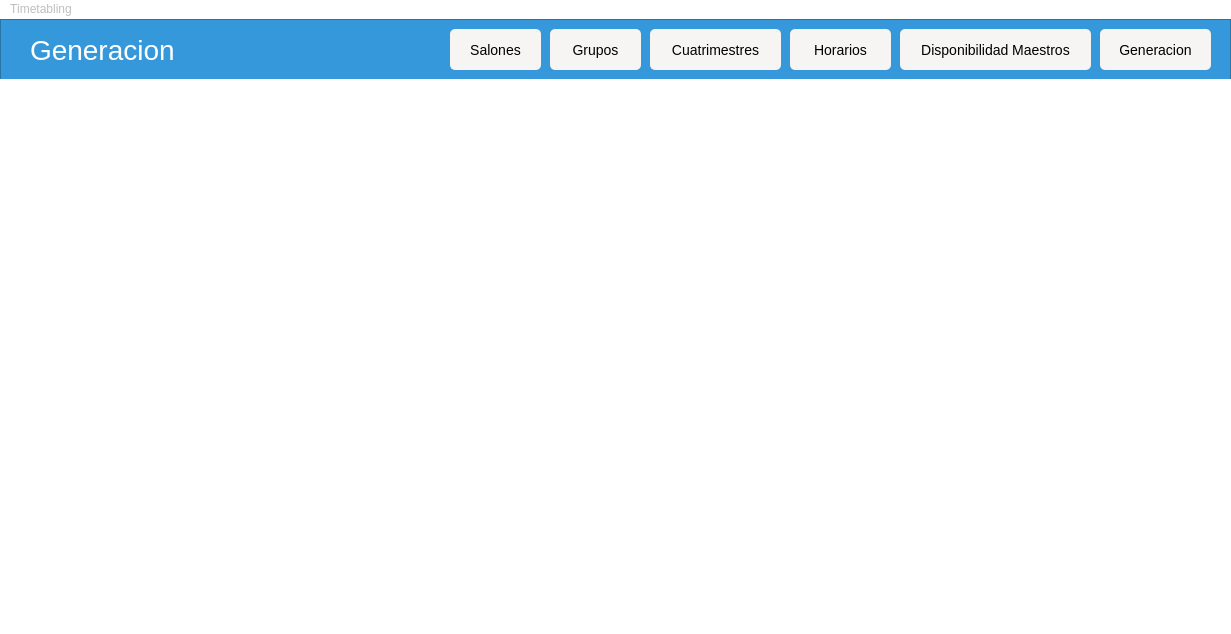
<?xml version="1.0" encoding="UTF-8"?>
<ui version="4.0">
 <class>MainWindow</class>
 <widget class="QMainWindow" name="MainWindow">
  <property name="geometry">
   <rect>
    <x>0</x>
    <y>0</y>
    <width>1231</width>
    <height>634</height>
   </rect>
  </property>
  <property name="windowTitle">
   <string>MainWindow</string>
  </property>
  <property name="styleSheet">
   <string notr="true">background-color: white;</string>
  </property>
  <widget class="QWidget" name="centralwidget">
   <widget class="QFrame" name="navegation">
    <property name="geometry">
     <rect>
      <x>0</x>
      <y>0</y>
      <width>1231</width>
      <height>61</height>
     </rect>
    </property>
    <property name="autoFillBackground">
     <bool>false</bool>
    </property>
    <property name="styleSheet">
     <string notr="true">background-color: #3498db; 
color: black;
font-weight: semi-bold;       
font-size: 14px;</string>
    </property>
    <property name="frameShape">
     <enum>QFrame::Shape::StyledPanel</enum>
    </property>
    <property name="frameShadow">
     <enum>QFrame::Shadow::Raised</enum>
    </property>
    <widget class="QPushButton" name="generationButton">
     <property name="geometry">
      <rect>
       <x>1100</x>
       <y>10</y>
       <width>111</width>
       <height>41</height>
      </rect>
     </property>
     <property name="cursor">
      <cursorShape>PointingHandCursor</cursorShape>
     </property>
     <property name="autoFillBackground">
      <bool>false</bool>
     </property>
     <property name="styleSheet">
      <string notr="true">/* Estado Normal */
QPushButton {
    background-color: rgb(246, 245, 244);
    color: black;
    border-radius: 5px;
    padding: 5px;
}

/* Estado Hover (Cuando pasas el mouse) */
QPushButton:hover {
    background-color: rgb(153, 193, 241); /* Se pone verde */
}

/* Estado Pressed (Cuando haces clic) */
QPushButton:pressed {
    background-color: rgb(98, 160, 234);
} </string>
     </property>
     <property name="text">
      <string>Generacion</string>
     </property>
    </widget>
    <widget class="QPushButton" name="teacherDisponibilityButton">
     <property name="geometry">
      <rect>
       <x>900</x>
       <y>10</y>
       <width>191</width>
       <height>41</height>
      </rect>
     </property>
     <property name="cursor">
      <cursorShape>PointingHandCursor</cursorShape>
     </property>
     <property name="autoFillBackground">
      <bool>false</bool>
     </property>
     <property name="styleSheet">
      <string notr="true">/* Estado Normal */
QPushButton {
    background-color: rgb(246, 245, 244);
    color: black;
    border-radius: 5px;
    padding: 5px;
}

/* Estado Hover (Cuando pasas el mouse) */
QPushButton:hover {
    background-color: rgb(153, 193, 241); /* Se pone verde */
}

/* Estado Pressed (Cuando haces clic) */
QPushButton:pressed {
    background-color: rgb(98, 160, 234);
} </string>
     </property>
     <property name="text">
      <string>Disponibilidad Maestros</string>
     </property>
    </widget>
    <widget class="QPushButton" name="schedulesButton">
     <property name="geometry">
      <rect>
       <x>790</x>
       <y>10</y>
       <width>101</width>
       <height>41</height>
      </rect>
     </property>
     <property name="cursor">
      <cursorShape>PointingHandCursor</cursorShape>
     </property>
     <property name="autoFillBackground">
      <bool>false</bool>
     </property>
     <property name="styleSheet">
      <string notr="true">/* Estado Normal */
QPushButton {
    background-color: rgb(246, 245, 244);
    color: black;
    border-radius: 5px;
    padding: 5px;
}

/* Estado Hover (Cuando pasas el mouse) */
QPushButton:hover {
    background-color: rgb(153, 193, 241); /* Se pone verde */
}

/* Estado Pressed (Cuando haces clic) */
QPushButton:pressed {
    background-color: rgb(98, 160, 234);
} </string>
     </property>
     <property name="text">
      <string>Horarios</string>
     </property>
    </widget>
    <widget class="QPushButton" name="cuatrimestresButton">
     <property name="geometry">
      <rect>
       <x>650</x>
       <y>10</y>
       <width>131</width>
       <height>41</height>
      </rect>
     </property>
     <property name="cursor">
      <cursorShape>PointingHandCursor</cursorShape>
     </property>
     <property name="autoFillBackground">
      <bool>false</bool>
     </property>
     <property name="styleSheet">
      <string notr="true">/* Estado Normal */
QPushButton {
    background-color: rgb(246, 245, 244);
    color: black;
    border-radius: 5px;
    padding: 5px;
}

/* Estado Hover (Cuando pasas el mouse) */
QPushButton:hover {
    background-color: rgb(153, 193, 241); /* Se pone verde */
}

/* Estado Pressed (Cuando haces clic) */
QPushButton:pressed {
    background-color: rgb(98, 160, 234);
} </string>
     </property>
     <property name="text">
      <string>Cuatrimestres</string>
     </property>
     <property name="autoDefault">
      <bool>false</bool>
     </property>
     <property name="default">
      <bool>false</bool>
     </property>
    </widget>
    <widget class="QPushButton" name="groupButton">
     <property name="geometry">
      <rect>
       <x>550</x>
       <y>10</y>
       <width>91</width>
       <height>41</height>
      </rect>
     </property>
     <property name="cursor">
      <cursorShape>PointingHandCursor</cursorShape>
     </property>
     <property name="autoFillBackground">
      <bool>false</bool>
     </property>
     <property name="styleSheet">
      <string notr="true">/* Estado Normal */
QPushButton {
    background-color: rgb(246, 245, 244);
    color: black;
    border-radius: 5px;
    padding: 5px;
}

/* Estado Hover (Cuando pasas el mouse) */
QPushButton:hover {
    background-color: rgb(153, 193, 241); /* Se pone verde */
}

/* Estado Pressed (Cuando haces clic) */
QPushButton:pressed {
    background-color: rgb(98, 160, 234);
} </string>
     </property>
     <property name="text">
      <string>Grupos</string>
     </property>
    </widget>
    <widget class="QPushButton" name="salonesButton">
     <property name="geometry">
      <rect>
       <x>450</x>
       <y>10</y>
       <width>91</width>
       <height>41</height>
      </rect>
     </property>
     <property name="cursor">
      <cursorShape>PointingHandCursor</cursorShape>
     </property>
     <property name="autoFillBackground">
      <bool>false</bool>
     </property>
     <property name="styleSheet">
      <string notr="true">/* Estado Normal */
QPushButton {
    background-color: rgb(246, 245, 244);
    color: black;
    border-radius: 5px;
    padding: 5px;
}

/* Estado Hover (Cuando pasas el mouse) */
QPushButton:hover {
    background-color: rgb(153, 193, 241); /* Se pone verde */
}

/* Estado Pressed (Cuando haces clic) */
QPushButton:pressed {
    background-color: rgb(98, 160, 234);
} </string>
     </property>
     <property name="text">
      <string>Salones</string>
     </property>
    </widget>
    <widget class="QLabel" name="sectionTitle">
     <property name="geometry">
      <rect>
       <x>30</x>
       <y>10</y>
       <width>151</width>
       <height>41</height>
      </rect>
     </property>
     <property name="styleSheet">
      <string notr="true">font-size: 28px;
color: white;</string>
     </property>
     <property name="text">
      <string>Generacion</string>
     </property>
    </widget>
   </widget>
   <widget class="QStackedWidget" name="stackedWidget">
    <property name="geometry">
     <rect>
      <x>0</x>
      <y>60</y>
      <width>1231</width>
      <height>551</height>
     </rect>
    </property>
   </widget>
  </widget>
  <widget class="QMenuBar" name="menubar">
   <property name="enabled">
    <bool>false</bool>
   </property>
   <property name="geometry">
    <rect>
     <x>0</x>
     <y>0</y>
     <width>1231</width>
     <height>23</height>
    </rect>
   </property>
   <property name="autoFillBackground">
    <bool>false</bool>
   </property>
   <property name="styleSheet">
    <string notr="true">background-color: rrgb(119, 118, 123);</string>
   </property>
   <widget class="QMenu" name="menuTimetabling">
    <property name="title">
     <string>Timetabling</string>
    </property>
   </widget>
   <addaction name="menuTimetabling"/>
  </widget>
  <widget class="QStatusBar" name="statusbar"/>
 </widget>
 <resources/>
 <connections/>
</ui>
